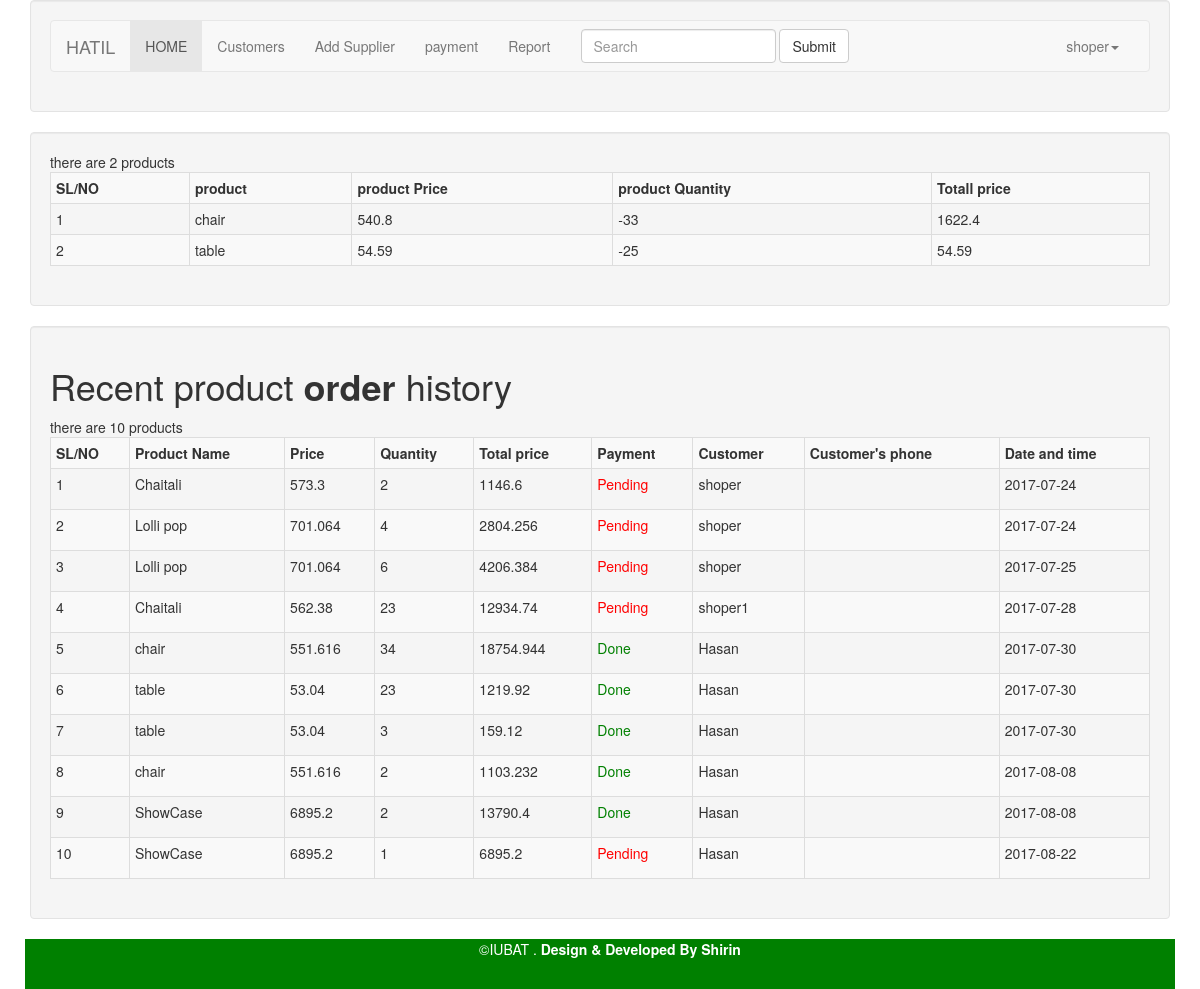
Before: /admin/dealers/dashboard.php (signed in) with the older database file.
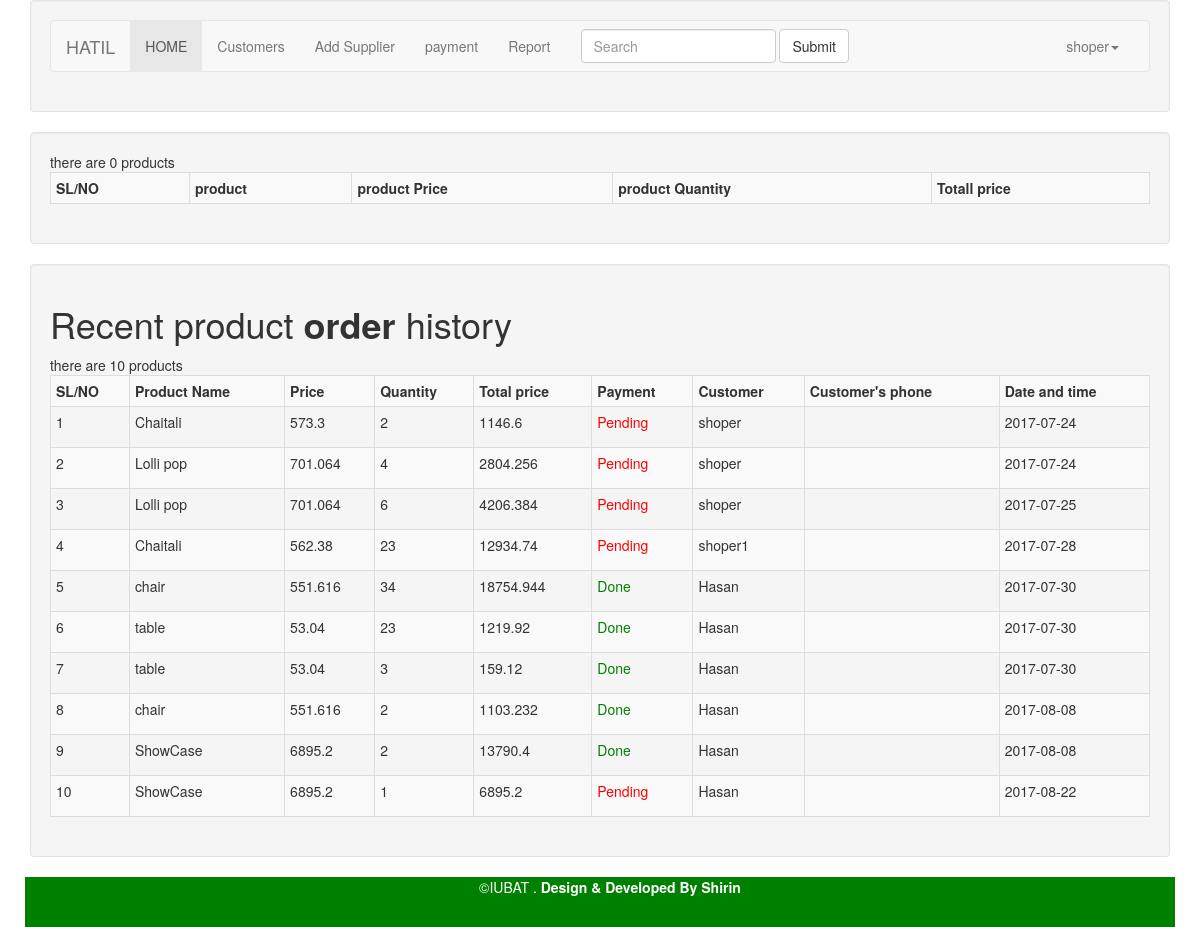
After: the same page with the newer database file.
### tables this page shows
CREATE TABLE `p_distribution` (
  `id` int(11) NOT NULL,
  `p_id` varchar(200) NOT NULL,
  `dealer_id` varchar(200) NOT NULL,
  `quantity` varchar(200) NOT NULL,
  `price` varchar(200) NOT NULL,
  `profitepercen` varchar(200) NOT NULL,
  `distributedate` date NOT NULL,
  `distributedby` varchar(200) NOT NULL,
  `comission` int(200) NOT NULL,
  `start_date` varchar(255) NOT NULL,
  `end_date` varchar(255) NOT NULL
);

### admin/dealers/dashboard.php (the view, shortened to what this page needs)
<?php  include('files/header.php');
       $db =  new Db();
	  $obj = $db->getConnection();
 include('files/menu.php');
 ?>
<div class="container">
	<div class="row">
		<div class="col-md-12">
			<div class="well">
				<table class="table table-striped table-condensed table-bordered table-hover">
					<tr>
						<th>SL/NO</th>
						<th>product </th>
					<th>product Price</th>
					<th>product Quantity</th>
					<th>Totall price</th>
					</tr>
					<?php
					 $user_id = $_SESSION['username'];
					$i = 0;
					$sql = "SELECT DISTINCT `p_id` FROM `p_distribution` where `dealer_id`='$user_id'";
					$query = $obj->prepare($sql);
					$query->execute();
					while($row=$query->fetch())
					{
						$p_id = $row['p_id'];
						$sqll = "SELECT sum(`quantity`) as Totallquantity  From `p_distribution` WHERE `p_id` ='$p_id' AND `dealer_id` = '$user_id'";
						$ddd = $obj->prepare($sqll);
						 $ddd->execute();
						 $quantity = $ddd->fetch(PDO::FETCH_ASSOC);
						 $p_sell_p_quantity =  $obj->prepare("SELECT sum(p_quantity) AS t_count FROM `p_sell`
						  WHERE `p_id`='$p_id'");
						 $p_sell_p_quantity->execute();
						 $p_s_qun = $p_sell_p_quantity->fetch();
						 $sqlll = "SELECT `sellingprice` FROM `p_distribution` WHERE `p_id` ='$p_id' AND `dealer_id` = '$user_id'";
						$dd = $obj->prepare($sqlll);
						 $dd->execute();
						 $price = $dd->fetch(PDO::FETCH_ASSOC);
						$i++;
?>
<tr>
	<td> <?php echo $i;?> </td>
	<td><?php echo $p_id;?></td>
	<td><?php   echo $price['sellingprice'];?></td>
	<td><?php  echo   $quantity['Totallquantity']-$p_s_qun['t_count'];?></td>
	<td><?php echo  ($price['sellingprice']*  $quantity['Totallquantity']);?></td>
</tr>
<?php
					}
					?>
				</table>
			</div>
		</div>
	</div>
</div>
<div class="container">
	<div class="row">
		<div class="col-md-12">
			<div class="well">
				<h1>Recent product <strong>order </strong> history</h1>
				<table class="table table-striped table-bordered table-hover table-condensed">
					<tr>
						<th>SL/NO</th>
						<th>Product Name</th>
					<th>Price</th>
					<th>Quantity</th>
					<th>Total price</th>
					<th>Payment</th>
					<th>Customer</th>
					 <th>Customer's phone</th>
                   <th>Date and time</th>
					</tr>
					<?php
					$i = 0;
					$sql = "SELECT * FROM `p_sell`";
					$query = $obj->prepare($sql);
					$query->execute();
					while($row=$query->fetch())
					{
						$i++;
?>
<tr>
	<td> <?php echo $i;?> </td>
	<td><?php echo $row['p_id'];?></td>
	<td><?php echo $row['p_prize'];?></td>
	<td><?php echo $row['p_quantity'];?></td>
	<td><?php echo $row['totall_prize'];?></td>
	<td><?php if ($row['activation'] == '1') {
		echo "<p style='color:green'>Done</p>";
	} else{
		echo "<p style='color:red'>Pending</p>";
	}
	?></td>
	<td><?php echo $row['users'];?></td>
	<td></td>
	<td><?php echo $row['sel_date_time'];?></td>
</tr>
<?php
					}
					?>
				</table>
			</div>
		</div>
	</div>
</div>
 <?php  include('files/footer.php'); ?>

Changed rows visible on the page:
removed p_distribution: sellingprice "540.8"
removed p_distribution: sellingprice "54.59", $price['sellingprice']*$quantity['Totallquantity'] "54.59"
Other visible differences:
text written by a page script: "there are 2 products" → "there are 0 products"
list line gone: "1 chair -33 1622.4"
list line gone: "2 table -25"
